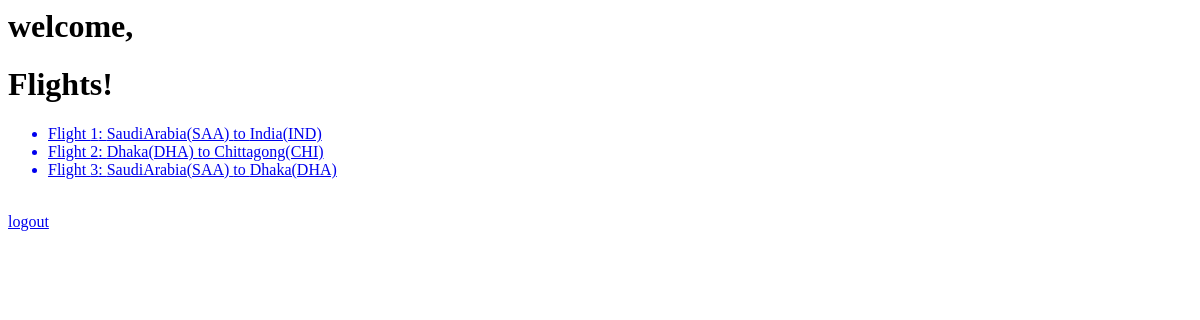
Before: /flight/ with the older database file.
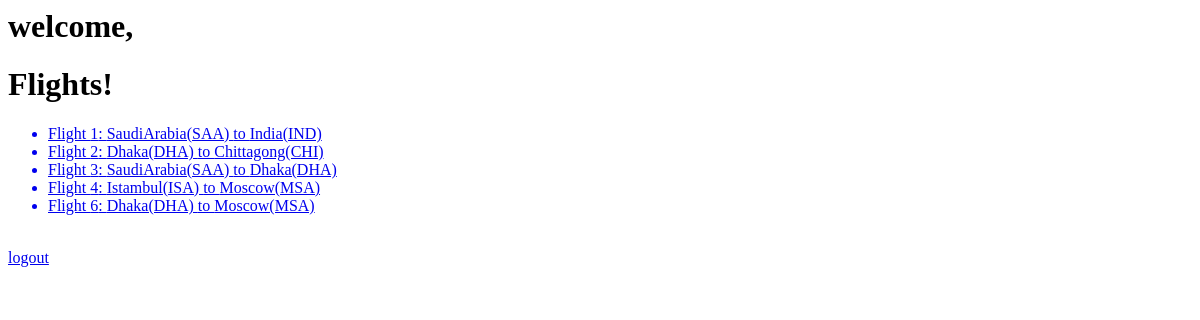
After: the same page with the newer database file.
### flight/models.py (models this page shows, shortened)
class Flight(models.Model):
	origin = models.ForeignKey(Airport, on_delete=models.CASCADE, related_name = "departures" )
	destination = models.ForeignKey(Airport, on_delete=models.CASCADE, related_name ="arrivals")
	duration = models.IntegerField()

class Airport(models.Model):
	code = models.CharField(max_length=3)
	city = models.CharField(max_length=64)
	def __str__(self):
		return f"{self.city}({self.code})"

### flight/views.py (the view)
# urls.py: path("", views.index, name='index'),
def index(request):
	context = {
		"flights": Flight.objects.all()
	}
	return render(request, "flight/index.html", context)

### flight/templates/flight/index.html
{% extends "flight/layout.html" %}
{%block body%}
<h1> welcome, {{request.user.username}} </h1>
	<h1> Flights!</h1>
	<ul>
		{%for flight in flights%}
		<a href="{% url "flight" flight.id%}">
		<li>Flight {{flight.id}}: {{flight.origin}} to {{flight.destination}}</li>
		</a>
		{% endfor %}
	</ul>
	<br>
	<a href = "{% url "logout"%}"> logout</a>
{% endblock %}

Changed rows visible on the page:
added Flight: id "4", origin "Istambul(ISA)", destination "Moscow(MSA)"
added Flight: id "6", origin "Dhaka(DHA)", destination "Moscow(MSA)"
